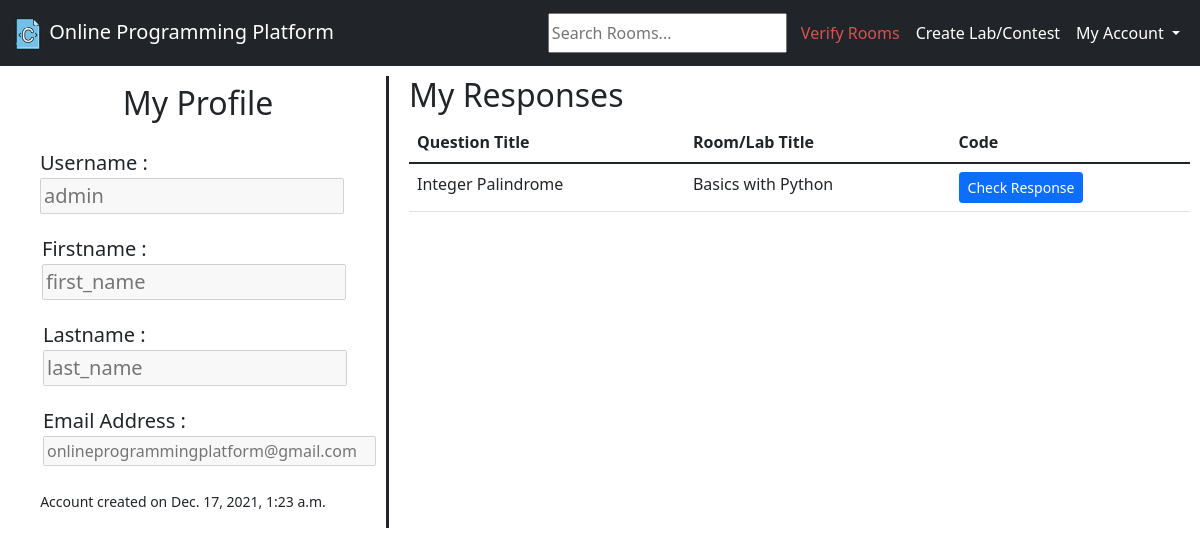
Before: /myprofile (signed in) with the older database file.
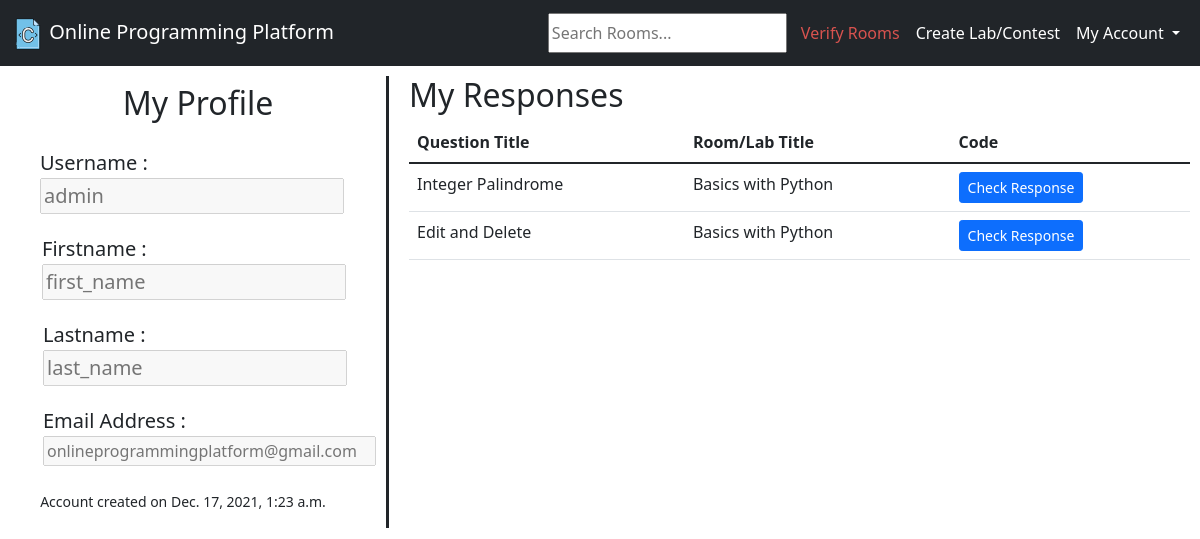
After: the same page with the newer database file.
### base/models.py (models this page shows, shortened)
class Solution(models.Model):
    code = models.TextField()
    user = models.ForeignKey(User, on_delete=models.SET_NULL, null=True)
    question = models.ForeignKey(Question, on_delete=models.CASCADE)
    room = models.ForeignKey(Room, on_delete=models.CASCADE)
    input = models.TextField(null=True)
    updated = models.DateTimeField(auto_now=True)
    created = models.DateTimeField(auto_now_add=True)

class Question(models.Model):
    question_title = models.CharField(max_length=50)
    question_full = models.TextField()
    sample_test_case = models.TextField()
    updated = models.DateTimeField(auto_now=True)
    created = models.DateTimeField(auto_now_add=True)
    room = models.ForeignKey(Room, on_delete=models.CASCADE)
    def __str__(self):
        return self.question_title

class Room(models.Model):
    host = models.ForeignKey(User, on_delete=models.SET_NULL, null=True)
    name = models.CharField(max_length=200)
    description = models.TextField(null=True, blank=True)
    verified = models.BooleanField(default=False)
    room_password = models.CharField(max_length=20, default="admin123")
    updated = models.DateTimeField(auto_now=True)
    created = models.DateTimeField(auto_now_add=True)
    class Meta:
        ordering = ['-updated', '-created']
    def __str__(self):
        return self.name

### base/views.py (the view)
# urls.py: path('myprofile', views.myProfile, name="myProfile"),
@login_required(login_url='login')
def myProfile(request):
    username = request.user.get_username()  # get username
    user = User.objects.get(username=username)  # find that user using username
    resultset = Solution.objects.filter(user=user)  # get all the solutions of that user
    context = {'solutions': resultset, 'user': user}
    return render(request, "myprofile.html", context)

### templates/myprofile.html (shortened to what this page needs)
{% extends 'main.html' %}
{% block content %}
<div class="profile_page">
    <div class="my_profile">
        <h2>My Profile</h2>
        <div class="tile">
            <label style="font-size:20px;">Username : </label>
            <input style="font-size:20px;" placeholder={{request.user.username}} disabled>
        </div>
        <div class="tile" style="padding-left:32px;">
            <label >Firstname : </label>
            <input disabled placeholder={{user.first_name}}>
        </div>
        <div class="tile" style="padding-left:33px;">
            <label >Lastname : </label>
            <input disabled placeholder={{user.last_name}}>
        </div>
        <div class="tile" style="padding-left:33px;">
            <label >Email Address : </label>
            <input disabled placeholder={{user.email}} style="width:333px;font-size:16px; ">
        </div>
        <div style="text-align:center;padding-right:30px;padding-top:15px;">
            <p style="font-size:14px;"> Account created on {{user.date_joined}}</p>
        </div>
    </div>
    <div class="my_profile2">
        <h2> My Responses </h2>
        <table class="table table-hover">
            <thead>
            <tr>
                <th scope="col">Question Title</th>
                <th scope="col">Room/Lab Title</th>
                <th scope="col">Code</th>
            </tr>
            </thead>
            <tbody>
            {% for sol in solutions %}
            <tr>
                <td>{{sol.question}}</td>
                <td>{{sol.room}}</td>
                <td>
                    <a class="btn btn-primary btn-sm"
                       href="//{{request.get_host}}/view_response/{{sol.question.room.id}}/{{sol.question.id}}/{{sol.id}}/"
                       role="button">Check Response</a>
                </td>
            </tr>
            {% endfor %}
            </tbody>
        </table>
    </div>
</div>
{% endblock %}

Changed rows visible on the page:
added Solution: question "Edit and Delete", room "Basics with Python"
